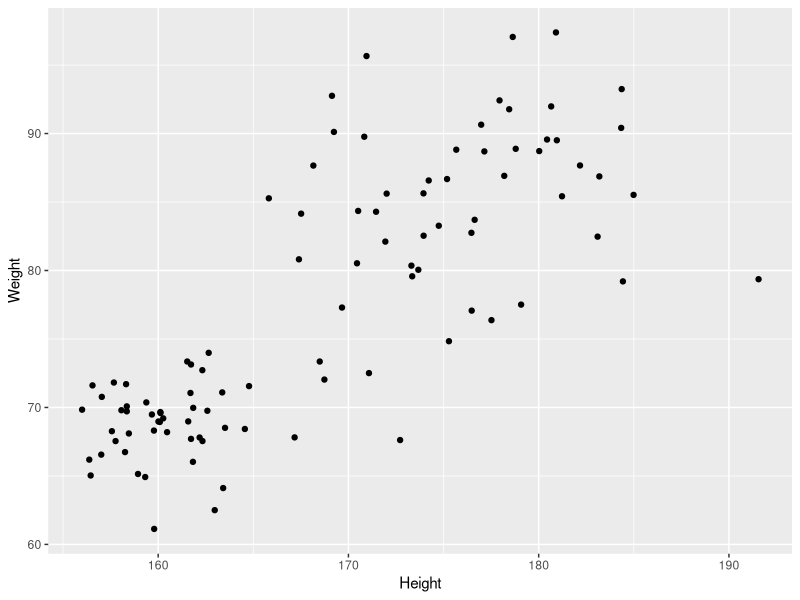
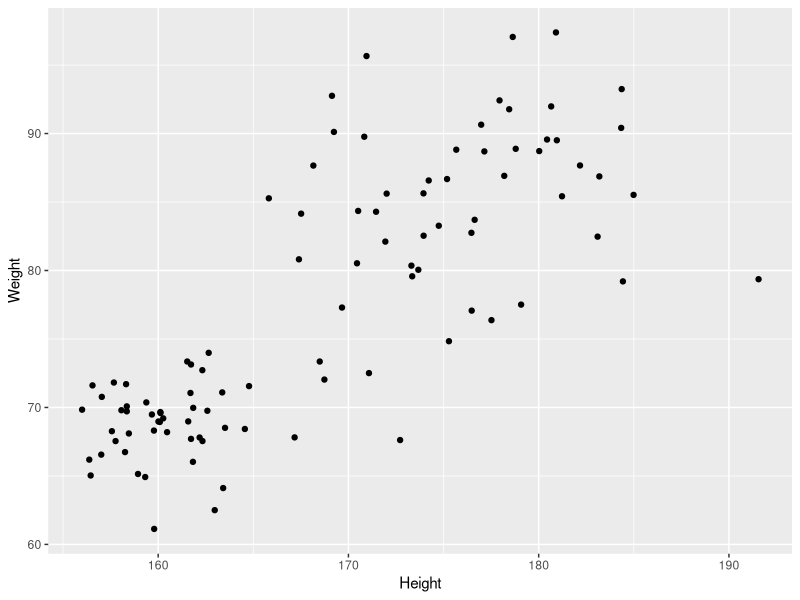
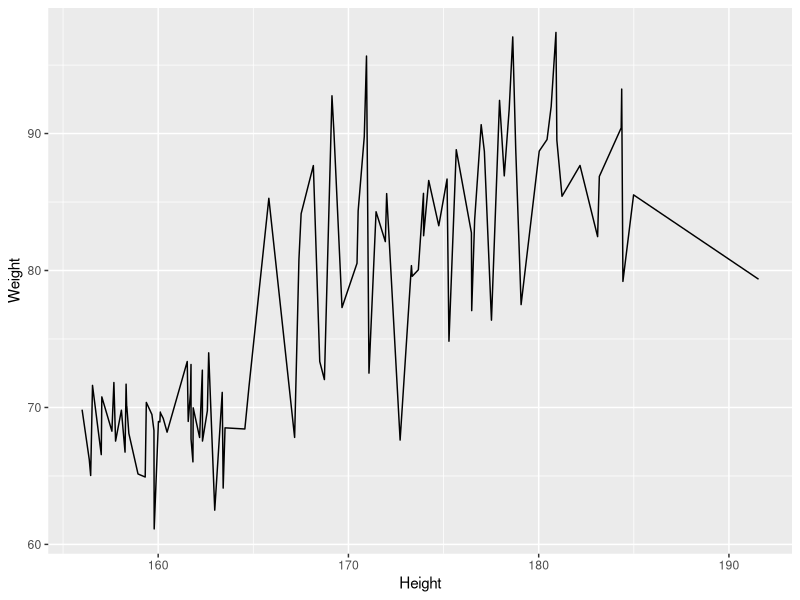
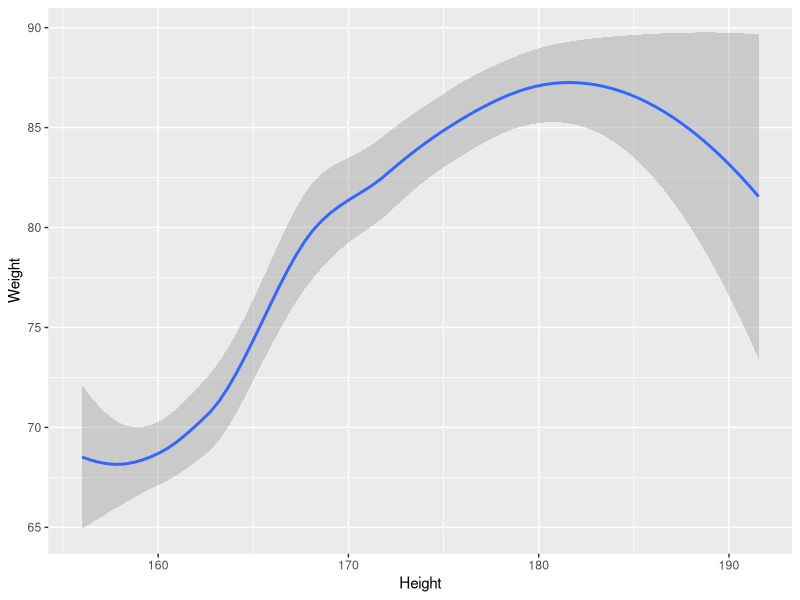
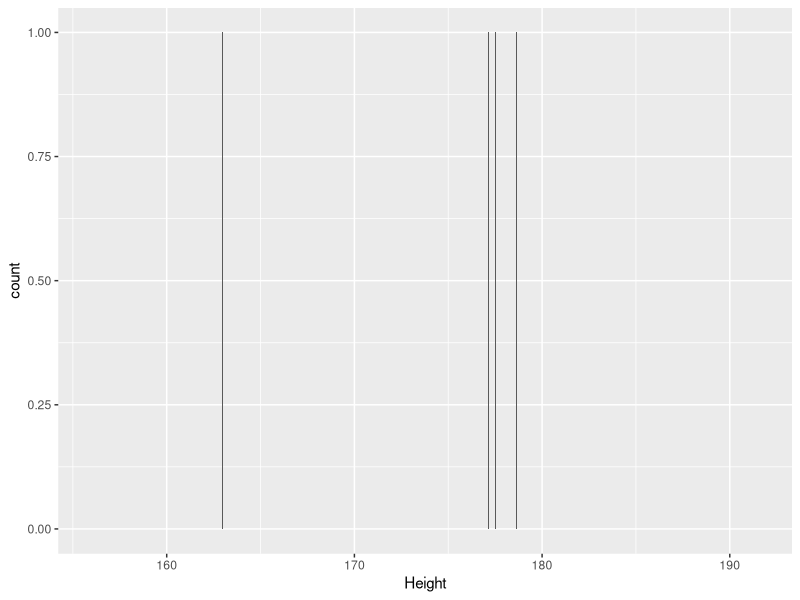
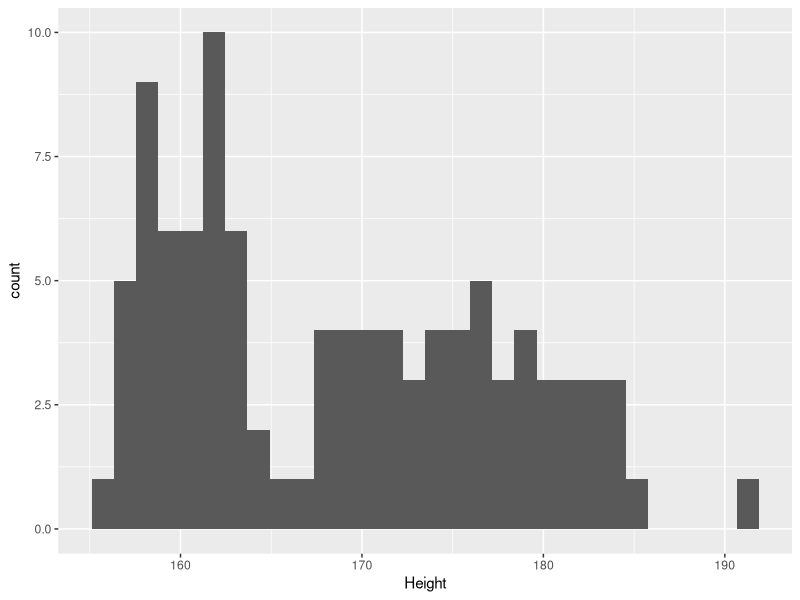
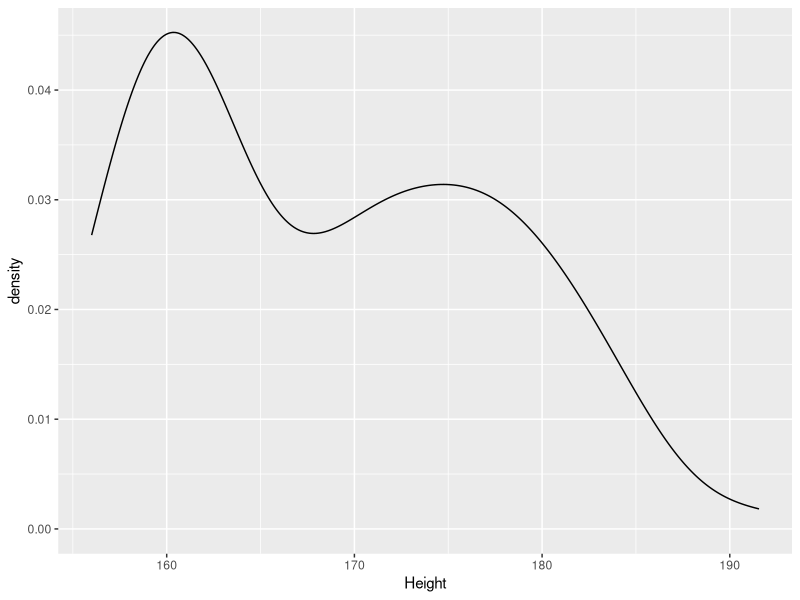
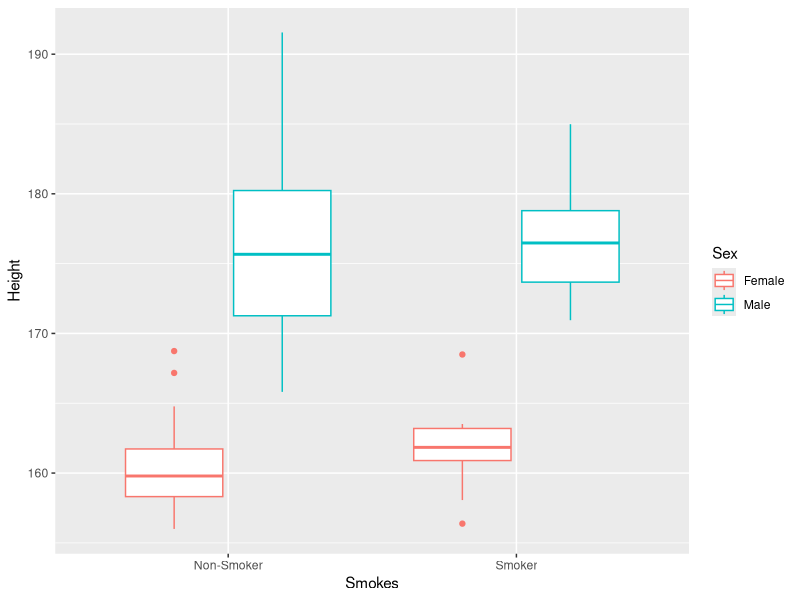

Write the R code that produced these figures, in order.
## ---- chunk 1
knitr::opts_chunk$set(echo = TRUE)
## ---- chunk 2

## ---- chunk 3
suppressPackageStartupMessages(library(tidyr))
suppressPackageStartupMessages(library(ggplot2))
suppressPackageStartupMessages(library(dplyr))
suppressPackageStartupMessages(library(stringr))
suppressPackageStartupMessages(library(lubridate))
## ---- chunk 4
patients_clean <- read.delim("patients_clean_ggplot2.txt",sep="\t")
knitr:::kable(head(patients_clean))
## ---- chunk 5
pcPlot <- ggplot(data=patients_clean)
class(pcPlot)
pcPlot$data[1:4,]
## ---- chunk 6
pcPlot$mapping
pcPlot$theme
pcPlot$layers
## ---- chunk 7
pcPlot <- ggplot(data=patients_clean)

pcPlot <- pcPlot+aes(x=Height,Weight)

pcPlot$mapping
pcPlot$theme
pcPlot$layers
## ---- chunk 8
pcPlot <- ggplot(data=patients_clean)

pcPlot <- pcPlot+aes(x=Height,Weight)
pcPlot <- pcPlot+geom_point()

pcPlot$mapping
pcPlot$theme
pcPlot$layers

## ---- chunk 9
pcPlot

## ---- chunk 10
pcPlot <- ggplot(data=patients_clean,
                 mapping=aes(x=Height,Weight))
pcPlot+geom_point()
## ---- chunk 11
pcPlot <- ggplot(data=patients_clean,
        mapping=aes(x=Height,Weight))

pcPlot_line <- pcPlot+geom_line() 

pcPlot_line

## ---- chunk 12
pcPlot <- ggplot(data=patients_clean,
        mapping=aes(x=Height,Weight))

pcPlot_smooth <- pcPlot+geom_smooth() 

pcPlot_smooth

## ---- chunk 13
pcPlot <- ggplot(data=patients_clean,
        mapping=aes(x=Height))

pcPlot_bar <- pcPlot+geom_bar() 

pcPlot_bar

# pcPlot <- ggplot(data=patients_clean,
#         mapping=aes(x=Height,))
# 
# pcPlot_bar <- pcPlot+geom_bar() 
# 
# pcPlot_bar

## ---- chunk 14
pcPlot <- ggplot(data=patients_clean,
        mapping=aes(x=Height))

pcPlot_hist <- pcPlot+geom_histogram() 

pcPlot_hist

## ---- chunk 15
pcPlot <- ggplot(data=patients_clean,
        mapping=aes(x=Height))

pcPlot_density <- pcPlot+geom_density() 

pcPlot_density

## ---- chunk 16

pcPlot <- ggplot(data=patients_clean,
        mapping=aes(x=Smokes,y=Height,colour=Sex))

pcPlot_boxplot <- pcPlot+geom_boxplot() 

pcPlot_boxplot
## ---- chunk 17

pcPlot <- ggplot(data=patients_clean,
        mapping=aes(x=Smokes,y=Height,colour=Sex))

pcPlot_violin <- pcPlot+geom_violin() 

pcPlot_violin
## ---- chunk 18
pcPlot <- ggplot(data=patients_clean,
                 mapping=aes(x=Height,Weight))
pcPlot+geom_point(colour="red")
## ---- chunk 19
pcPlot <- ggplot(data=patients_clean,
                 mapping=aes(x=Height,Weight))
pcPlot+geom_point()
## ---- chunk 20
pcPlot <- ggplot(data=patients_clean,
                 mapping=aes(x=Height,y=Weight,colour=Sex))
pcPlot+geom_point()
## ---- chunk 21
pcPlot <- ggplot(data=patients_clean,
                 mapping=aes(x=Height,y=Weight,shape=Sex))
pcPlot+geom_point()
## ---- chunk 22
pcPlot <- ggplot(data=patients_clean)
pcPlot+geom_point(aes(x=Height,y=Weight,colour=Sex))
pcPlot+geom_point(aes(x=Height,y=Weight,colour=Smokes))
pcPlot+geom_point(aes(x=Height,y=Weight,colour=Smokes,shape=Sex))
pcPlot+geom_violin(aes(x=Sex,y=Height,fill=Smokes))
## ---- chunk 23
pcPlot <- ggplot(data=patients_clean,aes(x=Height,y=Weight,colour=Sex))+geom_point()
pcPlot + facet_grid(Smokes~Sex)
## ---- chunk 24
pcPlot <- ggplot(data=patients_clean,aes(x=Height,y=Weight,colour=Sex))+geom_point()
pcPlot + facet_grid(~Sex)
## ---- chunk 25
pcPlot <- ggplot(data=patients_clean,aes(x=Height,y=Weight,colour=Sex))+geom_point()
pcPlot + facet_grid(Sex~.)
## ---- chunk 26
pcPlot <- ggplot(data=patients_clean,aes(x=Height,y=Weight,colour=Sex))+geom_point()
pcPlot + facet_wrap(~Smokes)
## ---- chunk 27
pcPlot <- ggplot(data=patients_clean,aes(x=Height,y=Weight,colour=Sex))+geom_point()
pcPlot + facet_wrap(~Pet+Smokes+Sex)
## ---- chunk 28
pcPlot + facet_grid(Smokes~Sex+Pet)
## ---- chunk 29

pcPlot +
  geom_point() +
  facet_grid(Smokes~Sex)+
  scale_x_continuous(name="height ('cm')",limits = c(100,200),breaks=c(125,150,175),labels=c("small","justright","tall"))

